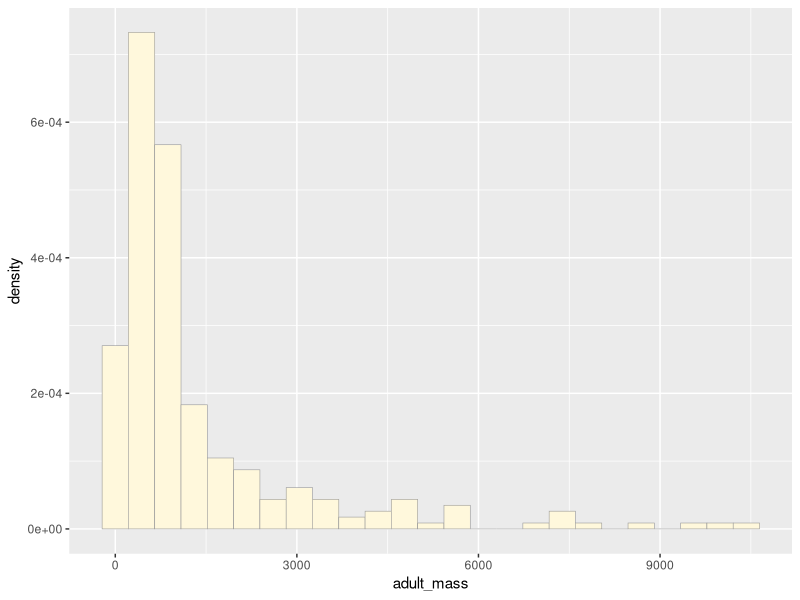
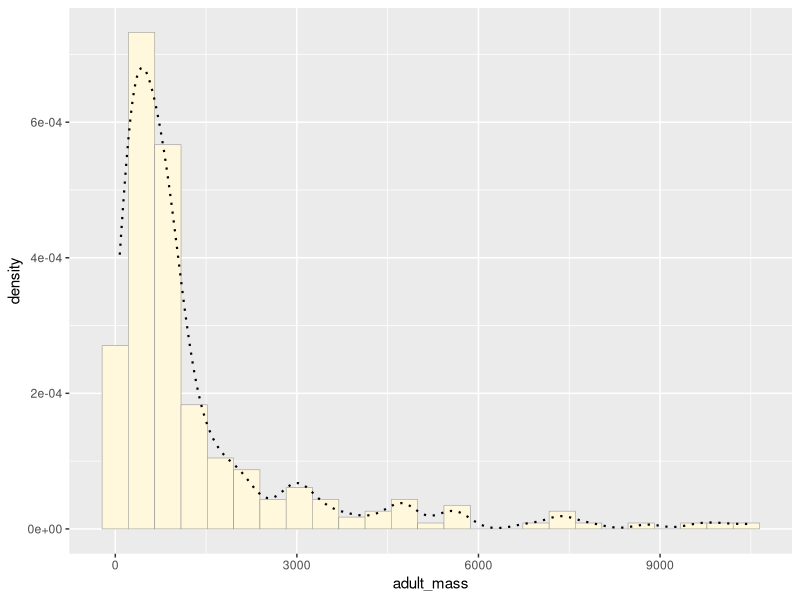
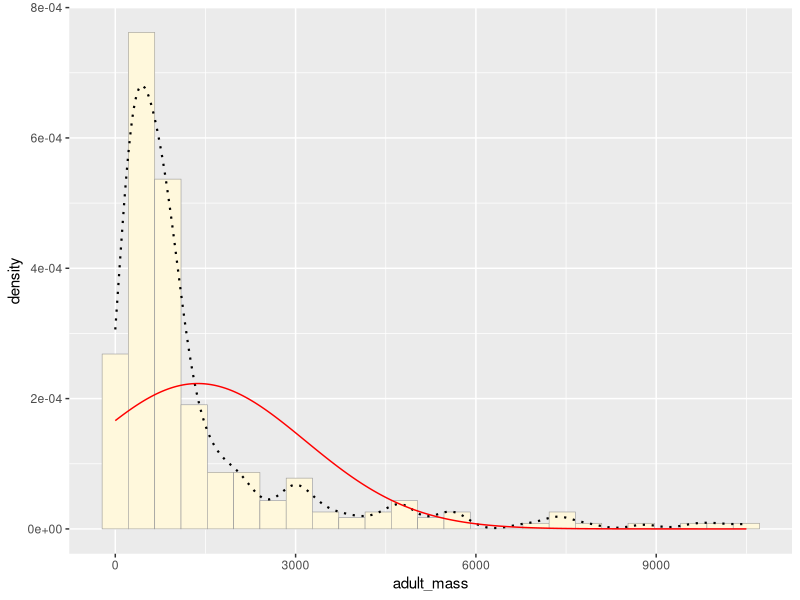
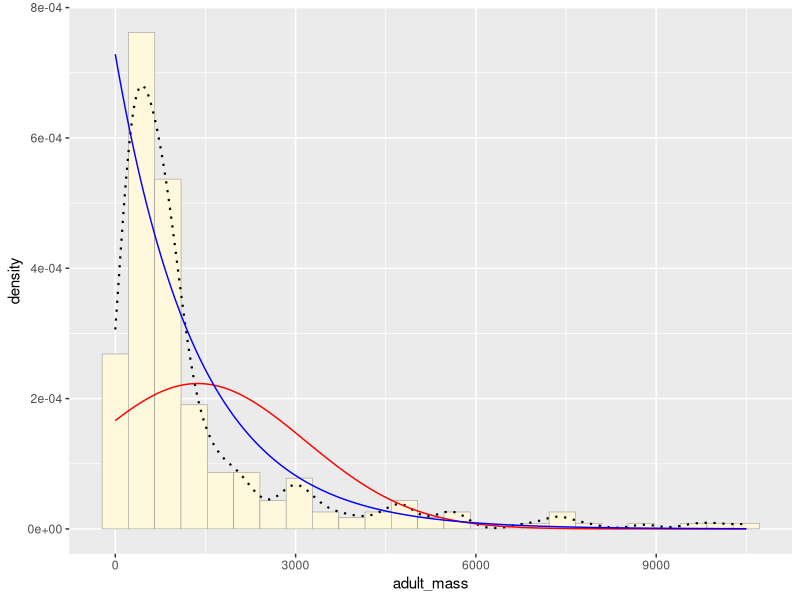
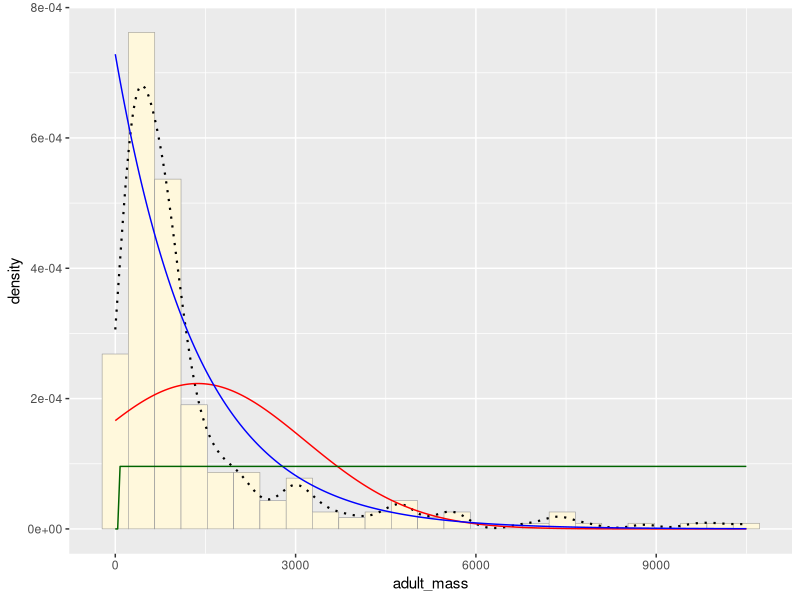
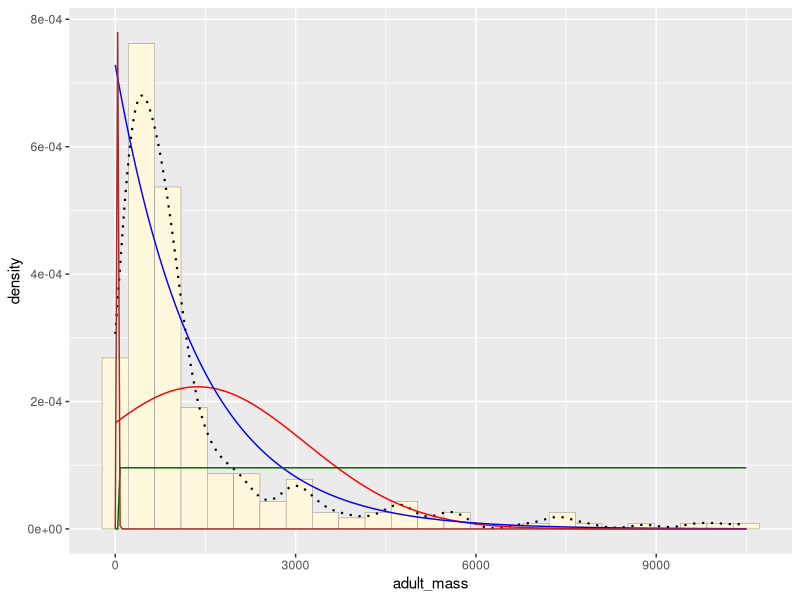
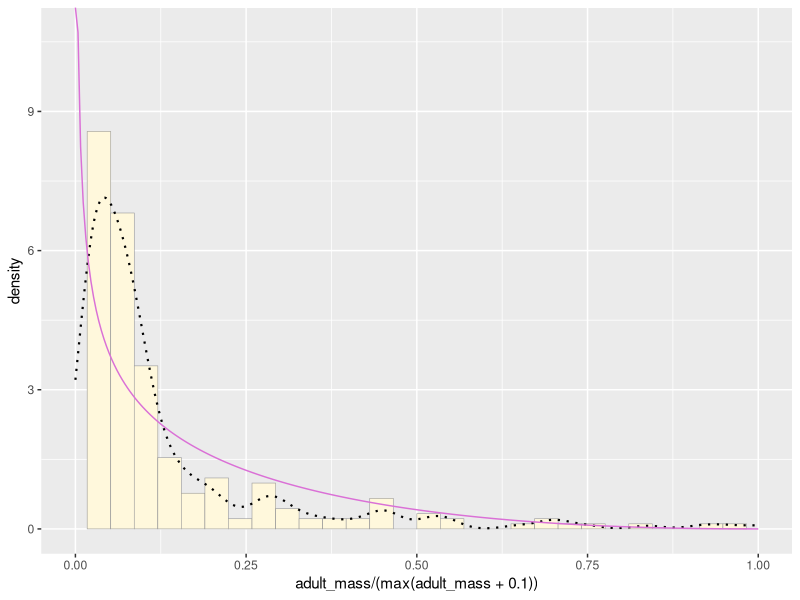
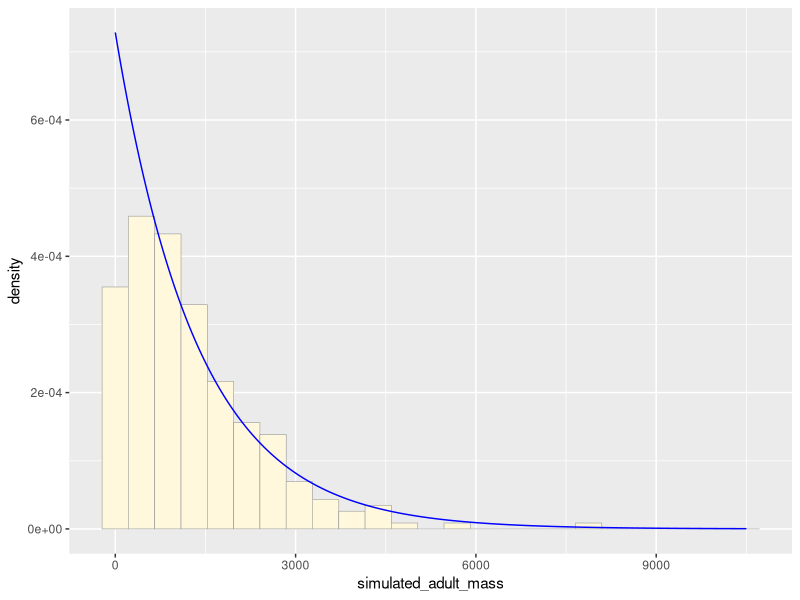

Write the R code that produced these figures, in order.
## ---- chunk 1
knitr::opts_chunk$set(echo = TRUE)

library(ggplot2) # for graphics
library(MASS) # for maximum likelihood estimation
## ---- chunk 2
# Read the imported data file, consisting of 264 observations of adult Accipitriformes and their respective body masses. 

z <- read.table("bird_data.csv",header=TRUE,sep=",")
str(z)
summary(z)
## ---- chunk 3
# plot a histogram of the data

p1 <- ggplot(data=z, aes(x=adult_mass, y=..density..)) +
  geom_histogram(color="grey60",fill="cornsilk",size=0.2, bins = 25) 
print(p1)
## ---- chunk 4
# add empirical data curve
p1 <-  p1 +  geom_density(linetype="dotted",size=0.75)
print(p1)
## ---- chunk 5
normPars <- fitdistr(z$adult_mass,"normal")
print(normPars)
str(normPars)
normPars$estimate["mean"]

## ---- chunk 6
# plot normal probability density

meanML <- normPars$estimate["mean"]
sdML <- normPars$estimate["sd"]

xval <- seq(0,max(z$adult_mass),len=length(z$adult_mass))

stat <- stat_function(aes(x = xval, y = ..y..), fun = dnorm, colour="red", n = length(z$adult_mass), args = list(mean = meanML, sd = sdML))

print(p1 + stat)

## ---- chunk 7
#plot exponential probaility density

expoPars <- fitdistr(z$adult_mass,"exponential")
rateML <- expoPars$estimate["rate"]

stat2 <- stat_function(aes(x = xval, y = ..y..), fun = dexp, colour="blue", n = length(z$adult_mass), args = list(rate=rateML))
p1 + stat + stat2
## ---- chunk 8
# plot uniform probability density

stat3 <- stat_function(aes(x = xval, y = ..y..), fun = dunif, colour="darkgreen", n = length(z$adult_mass), args = list(min=min(z$adult_mass), max=max(z$adult_mass)))
p1 + stat + stat2 + stat3
## ---- chunk 9
# plot gamma probability density

z$am10 <- z$adult_mass/175
gammaPars <- fitdistr(z$am10,"gamma")
shapeML <- gammaPars$estimate["shape"]
rateML <- gammaPars$estimate["rate"]

stat4 <- stat_function(aes(x = xval, y = ..y..), fun = dgamma, colour="brown", n = length(z$adult_mass), args = list(shape=shapeML, rate=rateML))
p1 + stat + stat2 + stat3 + stat4
## ---- chunk 10
# plot beta probability density

pSpecial <- ggplot(data=z, aes(x=adult_mass/(max(adult_mass + 0.1)), y=..density..)) +
  geom_histogram(color="grey60",fill="cornsilk",size=0.2) + 
  xlim(c(0,1)) +
  geom_density(size=0.75,linetype="dotted")

betaPars <- fitdistr(x=z$adult_mass/max(z$adult_mass + 0.1),start=list(shape1=1,shape2=2),"beta")
shape1ML <- betaPars$estimate["shape1"]
shape2ML <- betaPars$estimate["shape2"]

statSpecial <- stat_function(aes(x = xval, y = ..y..), fun = dbeta, colour="orchid", n = length(z$adult_mass), args = list(shape1=shape1ML,shape2=shape2ML))
pSpecial + statSpecial
## ---- chunk 11
#generate simulation values

simvector <- rexp(264, 1/1372.7)
simulation <- data.frame(ID= 1:264,
                         simulated_adult_mass=simvector)

simdata <- ggplot(data=simulation, aes(x=simulated_adult_mass, y=..density..)) +
  geom_histogram(color="grey60",fill="cornsilk",size=0.2, bins = 25) 

simdata + stat2
## ---- chunk 12
# copy of exponential graph

p1 + stat2
